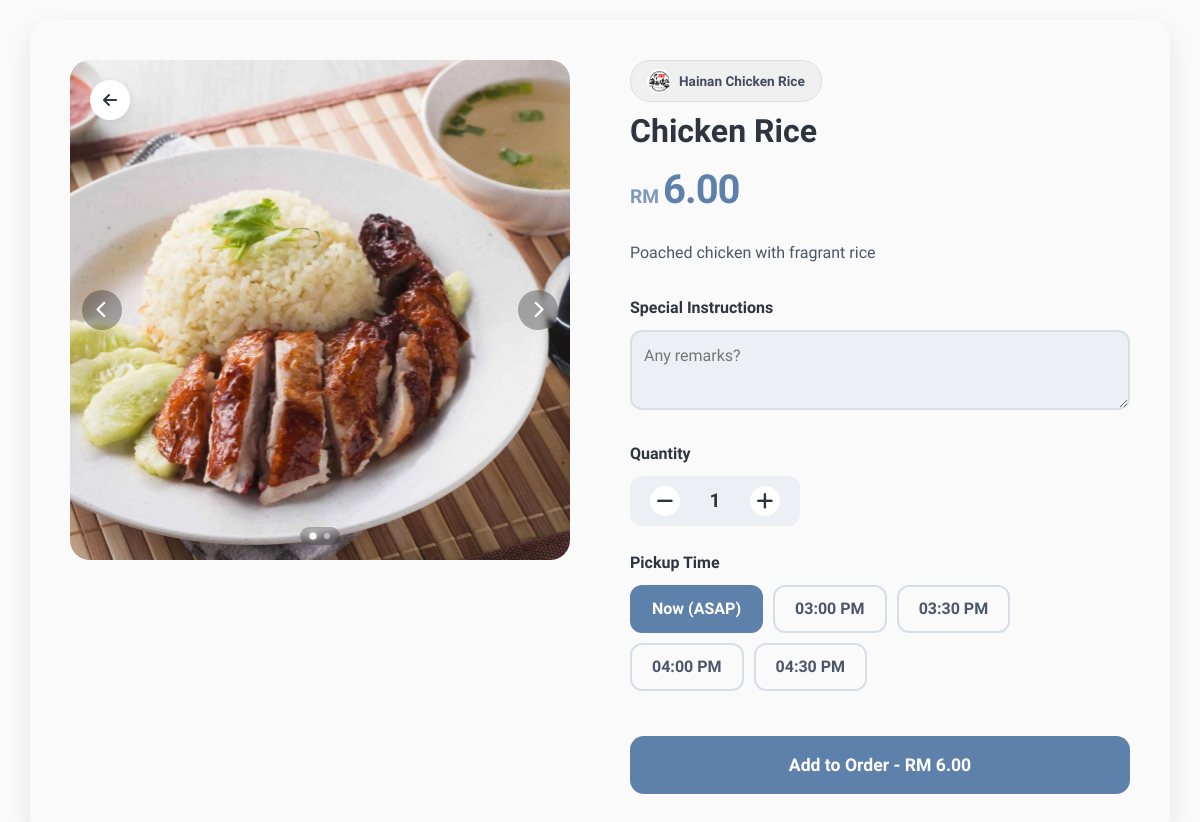
/pages/product_detail.php?id=1, run on the app's committed database.
### tables this page shows
CREATE TABLE `products` (
  `ProductId` int(11) NOT NULL,
  `StallId` int(11) NOT NULL,
  `CategoryId` int(11) DEFAULT NULL,
  `ProductName` varchar(150) NOT NULL,
  `Description` text DEFAULT NULL,
  `UnitPrice` decimal(10,2) NOT NULL,
  `IsAvailable` tinyint(1) NOT NULL DEFAULT 1,
  `IsUnlimitedStock` tinyint(1) NOT NULL DEFAULT 0,
  `Stock` int(11) NOT NULL DEFAULT 0
);

CREATE TABLE `stalls` (
  `StallId` int(11) NOT NULL,
  `StaffId` int(11) NOT NULL,
  `StallName` varchar(100) NOT NULL,
  `Description` text DEFAULT NULL,
  `IsAvailable` tinyint(1) NOT NULL DEFAULT 1,
  `CreatedAt` datetime NOT NULL DEFAULT current_timestamp(),
  `LogoUrl` varchar(255) DEFAULT NULL
);

### includes/functions.php (called while the page is built, shortened)
<?php
function fixAssetUrl($path)
{
    $clean = ltrim($path, '/');
    return "../assets/" . $clean;
}
function fixImageUrl($path)
{
    $clean = ltrim($path, '/');
    return "../assets/" . $clean;
}
?>

### pages/product_detail.php (the view, shortened to what this page needs)
<?php
include '../configs/db.php';
include '../includes/functions.php';
$productId = $_GET['id'] ?? null;
$cartItemId = $_GET['cart_item_id'] ?? null;
$sql = "SELECT p.*, s.StallName, s.StallId, s.LogoURL
        FROM products p
        JOIN stalls s ON p.StallId = s.StallId
        WHERE p.ProductId = :pid";
$stmt = $db->prepare($sql);
$stmt->execute([':pid' => $productId]);
$product = $stmt->fetch(PDO::FETCH_ASSOC);
$imgSql = "SELECT ImageURL FROM productimages WHERE ProductId = :pid";
$imgStmt = $db->prepare($imgSql);
$imgStmt->execute([':pid' => $productId]);
$images = $imgStmt->fetchAll(PDO::FETCH_COLUMN);
$existing = null;
$initialQty = $existing ? (int)$existing['Quantity'] : 1;
$initialNote = $existing ? $existing['Note'] : '';
$initialTime = $existing ? $existing['PickupTime'] : 'ASAP';
$now = time();
$nextSlot = ceil($now / 1800) * 1800;
$timeSlots = [];
$timeSlots[] = [
    'label' => 'Now (ASAP)',
    'value' => 'ASAP',
    'selected' => ($initialTime === 'ASAP' ? 'selected' : '')
];
for ($i = 0; $i < 4; $i++) {
    $ts = $nextSlot + ($i * 1800);
    $label = date('h:i A', $ts);
    $value = date('H:i', $ts);
    $selected = '';
    $timeSlots[] = [
        'label' => $label,
        'value' => $value,
        'selected' => $selected
    ];
}
$stallLogoUrl = fixAssetUrl($product['LogoURL']);
include '../includes/header.php';
?>
<link rel="stylesheet" href="/U-Order/assets/css/product.css">
<div class="product-page-wrapper">
    <div class="product-carousel">
        <div class="carousel-track">
            <?php foreach ($images as $img): ?>
                <div class="carousel-slide">
                    <img src="<?php echo htmlspecialchars(fixImageUrl($img)); ?>" alt="Product">
                </div>
            <?php endforeach; ?>
        </div>
        <?php if (count($images) > 1): ?>
            <div class="custom-dots-container">
    <?php foreach ($images as $i => $img): ?>
        <div class="custom-dot <?php echo $i === 0 ? 'active' : ''; ?>" data-index="<?php echo $i; ?>"></div>
    <?php endforeach; ?>
</div>
            <button class="carousel-arrow arrow-prev" aria-label="Previous Slide">
                <i class="fas fa-chevron-left"></i>
            </button>
            <button class="carousel-arrow arrow-next" aria-label="Next Slide">
                <i class="fas fa-chevron-right"></i>
            </button>
        <?php endif; ?>
        <a href="../index.php" class="back-overlay-btn">
            <i class="fas fa-arrow-left"></i>
        </a>
    </div>
    <div class="product-info">
        <a href="menu.php?stallid=<?php echo $product['StallId']; ?>" class="stall-badge">
            <img src="<?php echo htmlspecialchars($stallLogoUrl); ?>" class="stall-badge-logo">
            <?php echo htmlspecialchars($product['StallName']); ?>
        </a>
        <h1 class="product-title-large"><?php echo htmlspecialchars($product['ProductName']); ?></h1>
        <div class="price-display">
            <span class="currency-symbol">RM</span>
            <span class="price-value"><?php echo number_format($product['UnitPrice'], 2); ?></span>
        </div>
        <p class="product-description-full"><?php echo nl2br(htmlspecialchars($product['Description'])); ?></p>
        <div class="desktop-options">
            <div class="option-group">
                <label class="option-label">Special Instructions</label>
                <textarea id="desktop-note" class="note-input" placeholder="Any remarks?"><?php echo htmlspecialchars($initialNote); ?></textarea>
            </div>
            <div class="option-group">
                <label class="option-label">Quantity</label>
                <div class="quantity-wrapper">
                    <button class="qty-btn qty-minus"><i class="fas fa-minus"></i></button>
                    <span class="qty-display"><?php echo $initialQty; ?></span>
                    <button class="qty-btn qty-plus"><i class="fas fa-plus"></i></button>
                </div>
            </div>
            <div class="option-group">
                <label class="option-label">Pickup Time</label>
                <div class="time-selector">
                    <?php foreach ($timeSlots as $slot): ?>
                        <?php
                        $isOutOfBounds = ($slot['value'] !== 'ASAP' && ($slot['value'] >= '18:00' || $slot['value'] < '09:00'));
                        $disabledClass = $isOutOfBounds ? 'disabled' : '';
                        $disabledStyle = $isOutOfBounds ? 'pointer-events: none; opacity: 0.5; cursor: not-allowed; background-color: #eee; color: #aaa;' : '';
                        ?>
                        <div class="time-pill <?php echo $slot['selected'] . ' ' . $disabledClass; ?>"
                            data-time="<?php echo $slot['value']; ?>"
                            style="<?php echo $disabledStyle; ?>">
                            <?php echo $slot['label']; ?>
                        </div>
                    <?php endforeach; ?>
                </div>
            </div>
            <button class="action-btn submit-order-btn" style="width:100%; margin-top:20px;">
                <?php echo $cartItemId ? 'Update Order' : 'Add to Order'; ?>
                - RM <span class="display-total"><?php echo number_format($product['UnitPrice'] * $initialQty, 2); ?></span>
            </button>
        </div>
    </div>
</div>
</body>
</html>

### assets/css/app.css (style rules this page uses)
:root { --nord0: #2E3440; --nord1: #3B4252; --nord2: #434C5E; --nord3: #4C566A; --nord4: #D8DEE9; --nord5: #E5E9F0; --nord6: #ECEFF4; --nord7: #8FBCBB; --nord8: #88C0D0; --nord9: #81A1C1; --nord10: #5E81AC; --nord11: #BF616A; --nord12: #D08770; --nord13: #EBCB8B; --nord14: #A3BE8C; --bg-body: #FAFAFA; --bg-card: #FFFFFF; --bg-input: var(--nord6); --text-main: var(--nord0); --text-muted: var(--nord3); --border-color: var(--nord4); --primary: var(--nord10); --primary-hover: var(--nord9); --danger: var(--nord11); --success: var(--nord14); --shadow-sm: 0 4px 6px rgba(0,0,0,0.05); --shadow-lg: 0 10px 30px rgba(46, 52, 64, 0.1); }
* { box-sizing: border-box; outline: none; }
body { background-color: var(--bg-body); color: var(--text-main); font-family: 'Urbanist', sans-serif; margin: 0; padding: 0; transition: background-color 0.3s ease, color 0.3s ease; }
a { text-decoration: none; color: inherit; transition: color 0.2s; }

### pages/product_detail.php (style rules this page uses)
.stall-badge { display: inline-flex; align-items: center; gap: 8px; cursor: pointer; transition: 0.2s; padding: 8px 16px; border-radius: 20px; background: #f0f0f0; border: 1px solid #ddd; text-decoration: none; color: var(--nord2) }
.stall-badge-logo { width: 24px; height: 24px; border-radius: 50%; object-fit: cover; }

### data on the page
products: StallId.LogoUrl (picture), StallId.StallName "Hainan Chicken Rice", ProductName "Chicken Rice", UnitPrice "6.00", Description "Poached chicken with fragrant rice", $product['UnitPrice']*$initialQty "6.00"

### other printed values
$initialQty "1"
$slot['label'] "Now (ASAP)"
$slot['label'] "03:00 PM"
$slot['label'] "03:30 PM"
$slot['label'] "04:00 PM"
$slot['label'] "04:30 PM"
